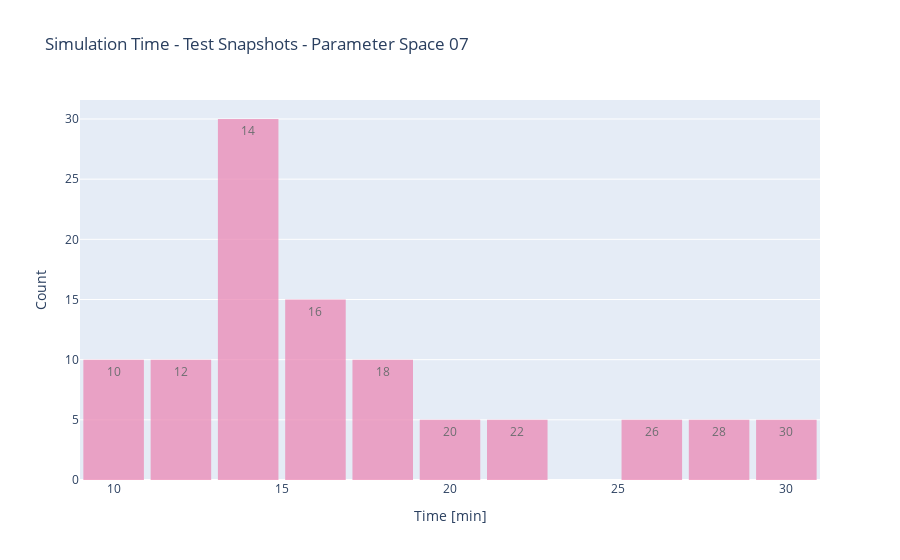

Source (notebook cell):
### Markdown cell above
### Simulation Time

### Code cell
fig = go.Figure(data=[go.Histogram(
    x=sim_times / 60,
    histnorm='percent',
    name='control', # name used in legend and hover labels
    xbins=dict( # bins used for histogram
        # start=-4.0,
        # end=3.0,
        size=2,
        ),
    marker_color='#EB89B5',
    opacity=0.75,
     texttemplate="%{x}"
    )])

fig.update_layout(
    title_text=f'Simulation Time - {DATA_TYPE} Snapshots - Parameter Space {PARAMETER_SPACE}', # title of plot
    xaxis_title_text='Time [min]', # xaxis label
    yaxis_title_text='Count', # yaxis label
    bargroupgap=0.1, # gap between bars of the same location coordinates
)
if IS_EXPORT:
    fig.write_html(export_folder / f"{DATA_TYPE}_SimulationTime.html")
    fig.write_image(export_folder / f"{DATA_TYPE}_SimulationTime.png")
fig.show()

### Figure 1 — Plotly figure (JSON) as saved in the notebook; plotly's stock layout.template omitted (floating-point values rounded to 4 significant figures)
{"data": [{"histnorm": "percent", "marker": {"color": "#EB89B5"}, "name": "control", "opacity": 0.75, "texttemplate": "%{x}", "type": "histogram", "x": [19.93, 13.71, 16.81, 18.79, 13.67, 10.86, 11.5, 13.98, 13.93, 12.6, 13.92, 25.95, 17.91, 22.0, 27.48, 30.01, 16.66, 15.37, 10.33, 13.03], "xbins": {"size": 2}}], "layout": {"bargroupgap": 0.1, "title": {"text": "Simulation Time - Test Snapshots - Parameter Space 07"}, "xaxis": {"title": {"text": "Time [min]"}}, "yaxis": {"title": {"text": "Count"}}}}
